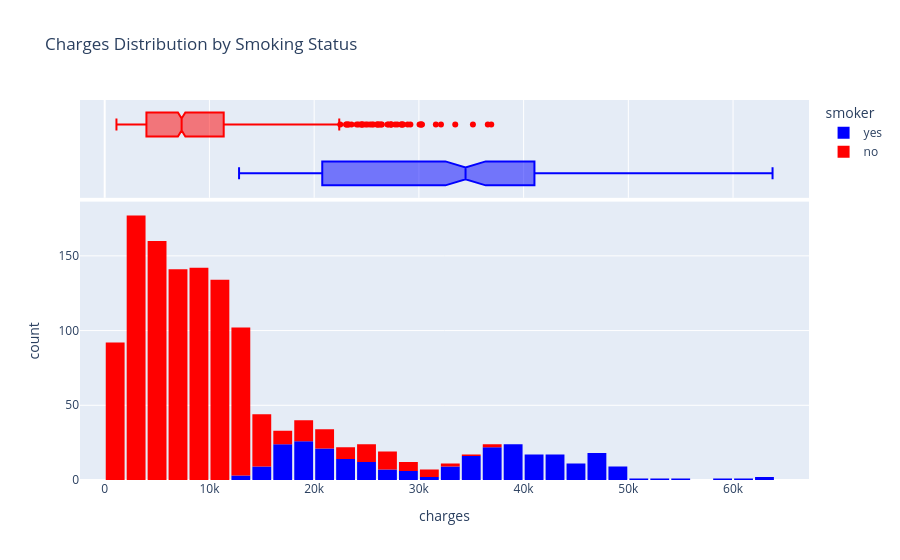

Notebook code cell kept with this figure:
### Code cell
fig3 = px.histogram(medical_df,
                     x='charges',
                     marginal='box',
                     color='smoker',
                     color_discrete_sequence=['blue', 'red'],
                     title='Charges Distribution by Smoking Status')
fig3.update_layout(bargap=0.1)
fig3.show()

### Figure 1 — Plotly figure (JSON) as saved in the notebook; plotly's stock layout.template omitted (floating-point values rounded to 4 significant figures; data arrays with more than 128 entries replaced by an {"elided": "..."} marker saying what was removed)
{"data": [{"bingroup": "x", "hovertemplate": "smoker=yes<br>charges=%{x}<br>count=%{y}<extra></extra>", "legendgroup": "yes", "marker": {"color": "blue", "pattern": {"shape": ""}}, "name": "yes", "orientation": "v", "showlegend": true, "type": "histogram", "x": {"elided": "274 float values"}, "xaxis": "x", "yaxis": "y"}, {"hovertemplate": "smoker=yes<br>charges=%{x}<extra></extra>", "legendgroup": "yes", "marker": {"color": "blue"}, "name": "yes", "notched": true, "showlegend": false, "type": "box", "x": {"elided": "274 float values"}, "xaxis": "x2", "yaxis": "y2"}, {"bingroup": "x", "hovertemplate": "smoker=no<br>charges=%{x}<br>count=%{y}<extra></extra>", "legendgroup": "no", "marker": {"color": "red", "pattern": {"shape": ""}}, "name": "no", "orientation": "v", "showlegend": true, "type": "histogram", "x": {"elided": "1064 float values"}, "xaxis": "x", "yaxis": "y"}, {"hovertemplate": "smoker=no<br>charges=%{x}<extra></extra>", "legendgroup": "no", "marker": {"color": "red"}, "name": "no", "notched": true, "showlegend": false, "type": "box", "x": {"elided": "1064 float values"}, "xaxis": "x2", "yaxis": "y2"}], "layout": {"bargap": 0.1, "barmode": "relative", "legend": {"title": {"text": "smoker"}, "tracegroupgap": 0}, "title": {"text": "Charges Distribution by Smoking Status"}, "xaxis": {"anchor": "y", "domain": [0, 1], "title": {"text": "charges"}}, "xaxis2": {"anchor": "y2", "domain": [0, 1], "matches": "x", "showgrid": true, "showticklabels": false}, "yaxis": {"anchor": "x", "domain": [0, 0.7326], "title": {"text": "count"}}, "yaxis2": {"anchor": "x2", "domain": [0.7426, 1], "matches": "y2", "showgrid": false, "showline": false, "showticklabels": false, "ticks": ""}}}
